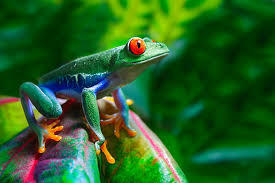
#> input picture images/img5.jpg, 275 x 183 px
$ python class5.py
#> lines starting #> are read from the running program, lines starting #| are printed output that depends on the picture
import cv2
import numpy as np
import matplotlib.pyplot as plt

plt.figure(figsize=(12, 9))

image = cv2.imread('../images/img5.jpg', cv2.IMREAD_GRAYSCALE)
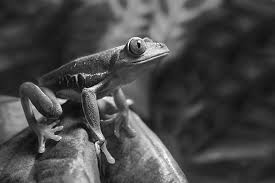
#> image: shape (183, 275); min 0, max 255, mean 70.3

kernel = np.array([[-1, 0, 1],
                   [-2, 0, 2],
                   [-1, 0, 1]], dtype=np.float32) / 9.0

mean = 0
std = 10
print(std)
gaussianNoise = np.random.normal(mean, std, image.shape).astype(np.float32)
gaussianNoise = np.reshape(gaussianNoise, image.shape)
noisyImage = image.astype(np.float32) + gaussianNoise
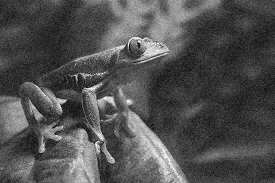
#> noisyImage: shape (183, 275) float32; min -18.55, max 262.7, mean 70.3; drawn with min black and max white
noisyImage = np.clip(noisyImage, 0, 255).astype(np.uint8)

plt.subplot(2, 2, 1)
plt.imshow(image, cmap='grey')
plt.title('original')

plt.subplot(2, 2, 2)
plt.imshow(noisyImage, cmap='grey')
plt.title('noisy')

originalFiltered = cv2.filter2D(image, -1, kernel)
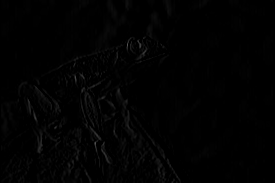
#> originalFiltered: shape (183, 275); min 0, max 84, mean 1.9
noisyFiltered = cv2.filter2D(noisyImage, -1, kernel)

plt.subplot(2, 2, 3)
plt.imshow(originalFiltered, cmap='grey')
plt.title('original filtered')

plt.subplot(2, 2, 4)
plt.imshow(noisyFiltered, cmap='grey')
plt.title('noisy filtered')

plt.show()
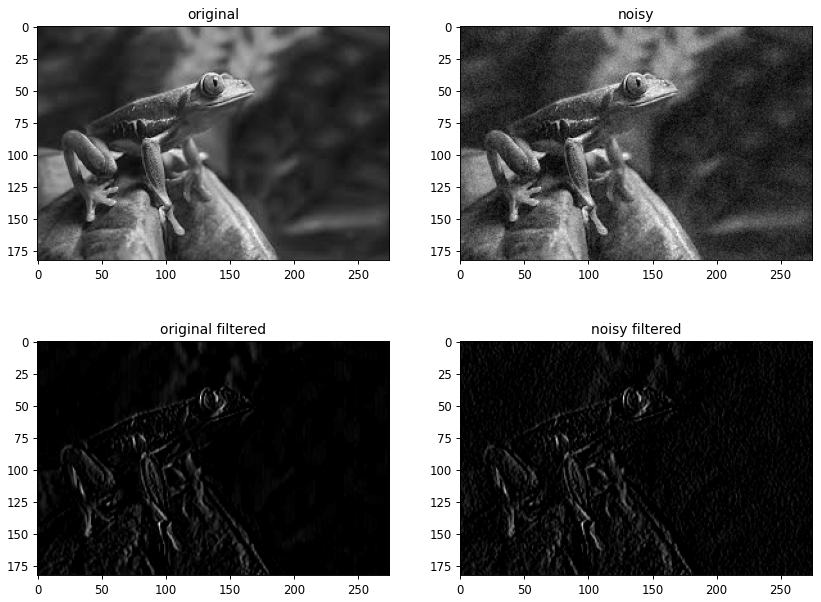
#> figure drawn by matplotlib, 4 panels

$ run again, with images/img6.jpg copied over images/img5.jpg
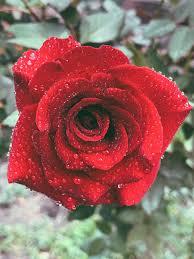
#> input picture images/img6.jpg, 194 x 259 px
#> `originalFiltered = cv2.filter2D(image, -1, kernel)`:
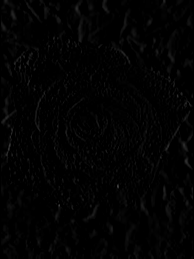
#> originalFiltered: shape (259, 194); min 0, max 64, mean 2.6
#> `plt.show()`:
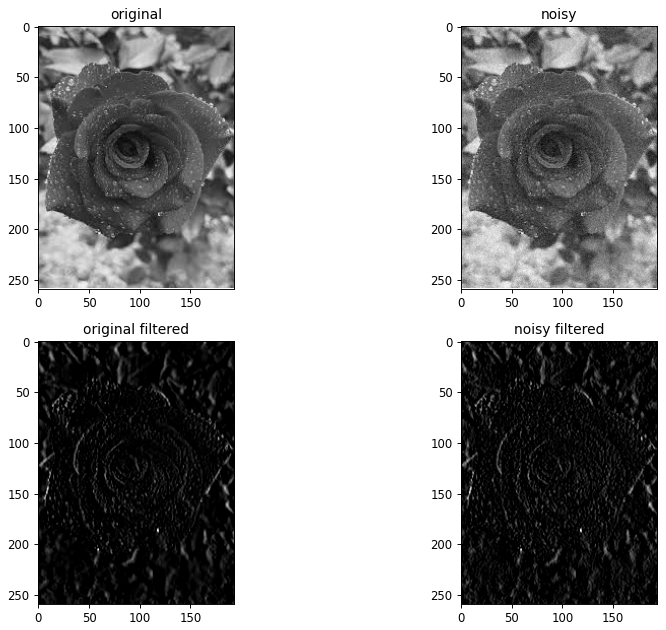
#> figure drawn by matplotlib, 4 panels
